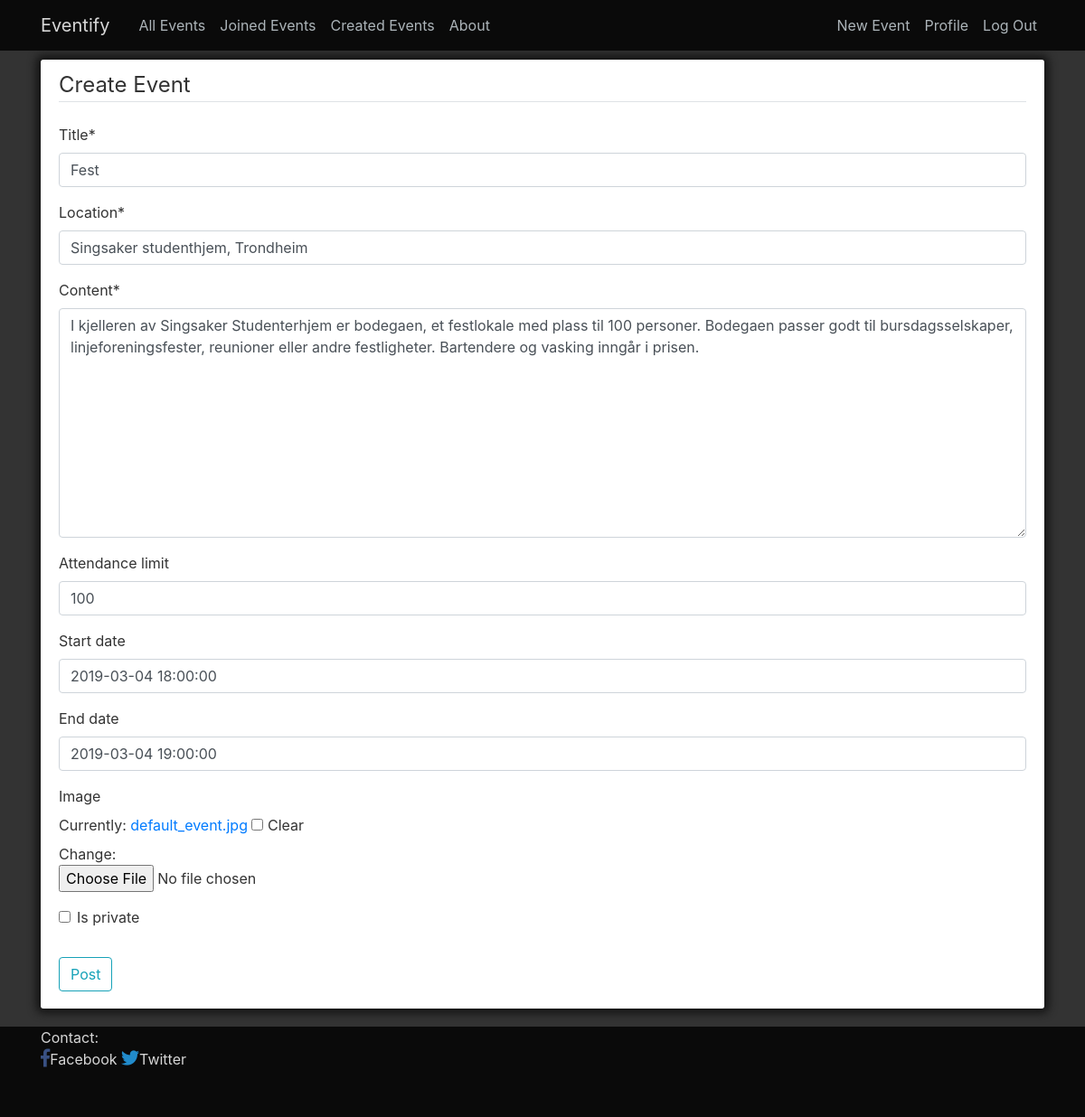
Before: /event/35/update (signed in) with the older database file.
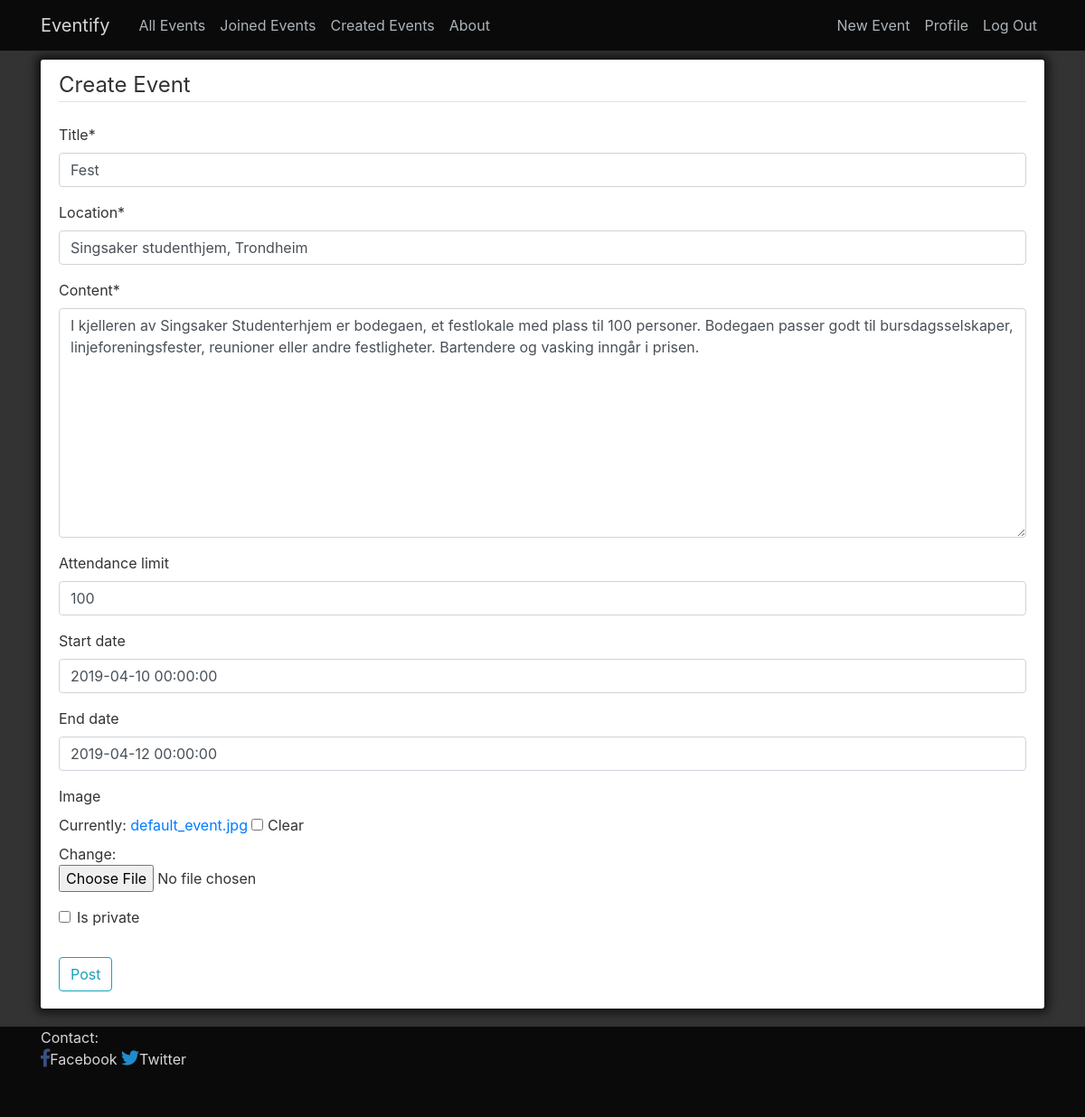
After: the same page with the newer database file.
### event/models.py (models this page shows, shortened)
class Post(models.Model):
    title = models.CharField(max_length=100)
    date_posted = models.DateTimeField(default=timezone.now)
    author = models.ForeignKey(User, on_delete=models.CASCADE, null=True)
    attendees = models.ManyToManyField(User, related_name='attendees')
    start_date = models.DateTimeField(null=True, blank=True)
    end_date = models.DateTimeField(null=True, blank=True)
    attendance_limit = models.IntegerField(null=True, default=10000, blank=True)
    location = models.CharField(max_length=100, null=True)
    content = models.TextField()
    image = models.ImageField(default="default_event.jpg", upload_to="event_images", blank=True)
    is_private = models.BooleanField(default=False)
    class Meta:
       ordering = ['start_date']

### event/views.py (the view, shortened to what this page needs)
# urls.py: path('event/<int:pk>/update', EventUpdateView.as_view(), name='event-update'),
class EventUpdateView(LoginRequiredMixin, UserPassesTestMixin, UpdateView):
    model = Post
    fields = ['title', 'location', 'content', 'attendance_limit', 'start_date', 'end_date', 'image', 'is_private']
    template_name = 'event/event_form.html'
    context_object_name = 'events'
    def test_func(self):
        event = self.get_object()
        if self.request.user == event.author:
            return True
        return False

### event/templates/event/event_form.html (shortened to what this page needs)
{% extends "event/base.html" %}
{% load crispy_forms_tags %}
{% block content %}
<div class="content-section">
    <form method="POST" enctype="multipart/form-data">
        <fieldset class="form-group">
            <legend class="border-bottom mb-4">Create Event</legend>
            {{form|crispy}}
        </fieldset>
        <div class="form-group">
            <button class="btn btn-outline-info" type="submit">Post</button>
        </div>
    </form>
</div>
{% endblock content %}

Changed rows visible on the page:
changed Post "Fest": start_date "2019-03-04 18:00:00" → "2019-04-10 00:00:00"; end_date "2019-03-04 19:00:00" → "2019-04-12 00:00:00"
